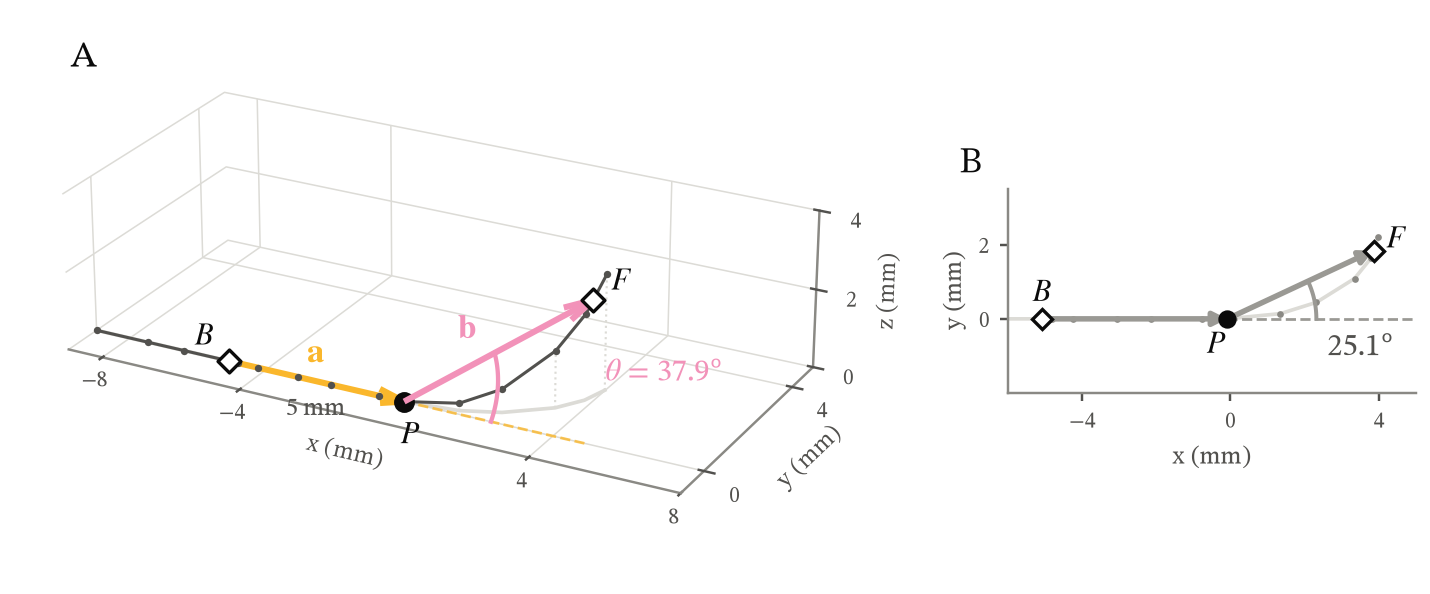

The Python source for this figure:
"""Figure for Section sec:method-curvature (fig:method-turning-3d): one turning angle in 3D and its shadow.

    python Thesis_coronary/content/methodology/figures/turning_angle_3d.py

A made-up artery (no patient data) that runs in the floor plane and then rises out of it. At one point
P the chord ends B and F, 5 mm away in a straight line, come from chord_point of
CGPS_data/thesis_final/curvature_feature.py (until 2026-11-10 _at_chord of tortuosity/curvature.py, the
same solver), and the angle is computed as in curvature_profile (atan2 of |a x b| and a . b) (A). The same three points
seen from above, as on a 2D image, turn by less (B): a projection hides part of the turn. Remade 2026-11-09 from
useful_from_week/turning_angle_3d.png (hand-set vectors) with the real chord code. Writes
turning_angle_3d.{pdf,png} next to this file. Thesis style: serif, white, no title.
"""
import sys
from pathlib import Path

import matplotlib

matplotlib.use("Agg")
import matplotlib.pyplot as plt
import numpy as np
from mpl_toolkits.mplot3d import proj3d

ROOT = Path(__file__).resolve().parents[4]
sys.path.insert(0, str(ROOT))
sys.path.insert(0, str(ROOT / "CGPS_data" / "thesis_final"))
from curvature_feature import CHORD, chord_point as _at_chord  # noqa: E402
sys.path.insert(0, str(ROOT / "Thesis_coronary" / "setup"))
from figure_colours import GRID, INK, INK2, MUTED, SERIES, SHADOW as SH, SURF  # noqa: E402

CA, CB = SERIES[:2]  # arriving chord, leaving chord

plt.rcParams.update({"font.family": "serif", "font.serif": ["STIX Two Text", "STIXGeneral", "DejaVu Serif"],
                     "mathtext.fontset": "stix", "font.size": 9, "figure.facecolor": SURF,
                     "axes.facecolor": SURF, "savefig.facecolor": SURF})

# ---------------------------------------------------------------- made-up artery
# Straight along x in the floor plane (z = 0) up to u = 0, then a circular bend of radius R in a plane
# tilted out of the floor, so the turn goes partly sideways (y) and partly upwards (z).
R, N = 4.0, np.array([0.0, 0.6, 0.8])  # bend radius (mm) and the direction the bend turns towards
u = np.linspace(-9, 7, 4000)
up = np.clip(u, 0, None)
dense = np.where(u[:, None] < 0, np.c_[u, 0 * u, 0 * u],
                 np.c_[R * np.sin(up / R), 0 * u, 0 * u] + (R * (1 - np.cos(up / R)))[:, None] * N)
ds = np.r_[0, np.cumsum(np.linalg.norm(np.diff(dense, axis=0), axis=1))]
rng = np.random.default_rng(4)
s = np.r_[0, np.cumsum(rng.uniform(0.5, 1.6, 40))]
s = s[s <= ds[-1]]
P = np.c_[[np.interp(s, ds, dense[:, k]) for k in range(3)]].T
i = int(np.argmin(np.abs(P[:, 0])))  # the point where the artery starts to rise
Bp, Fp = _at_chord(P, i, CHORD, -1), _at_chord(P, i, CHORD, 1)
a, b = P[i] - Bp, Fp - P[i]
theta = np.arctan2(np.linalg.norm(np.cross(a, b)), a @ b)
a2, b2 = a * [1, 1, 0], b * [1, 1, 0]  # the chords dropped onto the floor
theta2 = np.arctan2(np.linalg.norm(np.cross(a2, b2)), a2 @ b2)
Z0 = 0.0  # floor


def arc(centre, u1, u2, r, n=40):
    """Points of the circular arc of radius r from direction u1 to u2 around centre (in their plane)."""
    u1, u2 = u1 / np.linalg.norm(u1), u2 / np.linalg.norm(u2)
    w = np.arccos(np.clip(u1 @ u2, -1, 1))
    t = np.linspace(0, 1, n)[:, None]
    return centre + r * (np.sin((1 - t) * w) * u1 + np.sin(t * w) * u2) / np.sin(w)


fig = plt.figure(figsize=(6.5, 2.7))
ax = fig.add_axes([0.0, -0.12, 0.60, 1.26], projection="3d")
ax.view_init(elev=24, azim=-62)

# ---------------------------------------------------------------- A: the angle in 3D
# axes first (equal scale, panes off, light grid), so that the label positions below project correctly
lo, hi = P.min(axis=0), P.max(axis=0)
LIM = ((lo[0], hi[0]), (-1.0, 5.0), (Z0, hi[2] + 0.3))
ax.set(xlim=LIM[0], ylim=LIM[1], zlim=LIM[2])
ax.set_box_aspect([l1 - l0 for l0, l1 in LIM])
for axis in (ax.xaxis, ax.yaxis, ax.zaxis):
    axis.set_pane_color((1, 1, 1, 0))
    axis._axinfo["grid"].update(color=GRID, linewidth=0.5)
    axis.set_tick_params(colors=INK2, labelsize=7, pad=-2)
    axis.line.set_color(MUTED)
ax.set_xticks([-8, -4, 4, 8])
ax.set_yticks([0, 4])
ax.set_zticks([0, 2, 4])
ax.set_xlabel("x (mm)", color=INK2, fontsize=8, labelpad=-6)
ax.set_ylabel("y (mm)", color=INK2, fontsize=8, labelpad=-9)
ax.set_zlabel("z (mm)", color=INK2, fontsize=8, labelpad=-9)
ax.text2D(0.02, 0.80, "A", transform=ax.transAxes, fontsize=12, color=INK)


def label(xyz, text, dx, dy, color=INK, size=10, ha="center", va="center"):
    """Text at the projected position of the 3D point xyz, shifted by (dx, dy) points on the page."""
    x2, y2, _ = proj3d.proj_transform(*xyz, ax.get_proj())
    ax.annotate(text, (x2, y2), xytext=(dx, dy), textcoords="offset points", color=color, fontsize=size,
                ha=ha, va=va, zorder=10)


ax.plot(P[:, 0], P[:, 1], np.full(len(P), Z0), color=GRID, lw=1.2, zorder=1)  # shadow of the artery
for q in P[P[:, 2] > 0.05][::2]:
    ax.plot([q[0]] * 2, [q[1]] * 2, [Z0, q[2]], ls=":", color=GRID, lw=0.7)
ax.plot(*P.T, color=INK2, lw=1.0, zorder=2)
ax.plot(*P.T, "o", color=INK2, ms=2.4, mew=0, zorder=3)
for start, vec, c in ((Bp, a, CA), (P[i], b, CB)):
    ax.quiver(*start, *vec, color=c, lw=2.0, arrow_length_ratio=0.14, zorder=5)
ext = P[i] + a / np.linalg.norm(a) * CHORD
ax.plot(*np.c_[P[i], ext], ls="--", color=CA, lw=0.9, alpha=0.8)
A3 = arc(P[i], a, b, 2.4)
ax.plot(*A3.T, color=CB, lw=1.4, zorder=6)
ax.scatter(*P[i], s=34, color=INK, zorder=7, depthshade=False)
ax.scatter(*np.c_[Bp, Fp], s=28, facecolor=SURF, edgecolor=INK, marker="D", lw=1.1, zorder=7, depthshade=False)
label(Bp + a / 2, r"$\mathbf{a}$", 0, 9, CA, 11)
label(Bp + a / 2, f"{CHORD:.0f} mm", 0, -9, INK2, 8)
label(P[i] + b / 2, r"$\mathbf{b}$", -10, 7, CB, 11)
label(Fp, rf"$\theta$ = {np.degrees(theta):.1f}°", 4, -24, CB, 10, "left")
label(P[i], "$P$", 2, -11)
label(Bp, "$B$", -8, 8)
label(Fp, "$F$", 9, 6)

# ---------------------------------------------------------------- B: seen from above
ax2 = fig.add_axes([0.705, 0.2, 0.285, 0.62])
ax2.text(-0.12, 1.04, "B", transform=ax2.transAxes, fontsize=12, color=INK, va="bottom")
ax2.plot(P[:, 0], P[:, 1], color=GRID, lw=1.2, zorder=1)
ax2.plot(P[:, 0], P[:, 1], "o", color=MUTED, ms=2.2, mew=0, zorder=2)
for q0, vec in ((Bp, a2), (P[i], b2)):
    ax2.annotate("", (q0 + vec)[:2], q0[:2], arrowprops=dict(arrowstyle="-|>", color=SH, lw=1.8,
                 mutation_scale=9, shrinkA=0, shrinkB=0), zorder=4)
ext2 = P[i] + a2 / np.linalg.norm(a2) * CHORD
ax2.plot(*np.c_[P[i, :2], ext2[:2]], ls="--", color=SH, lw=0.9)
A2 = arc(P[i] * [1, 1, 0], a2, b2, 2.4)
ax2.plot(A2[:, 0], A2[:, 1], color=SH, lw=1.3)
ax2.text(A2[0, 0] + 0.3, A2[0, 1] - 0.35, f"{np.degrees(theta2):.1f}°", color=INK2, fontsize=10,
         ha="left", va="top")
ax2.plot(*P[i, :2], "o", color=INK, ms=5, zorder=5)
ax2.plot(*np.c_[Bp[:2], Fp[:2]], "D", mfc=SURF, mec=INK, ms=4.5, mew=1.1, zorder=5)
for q, t_, dx, dy in ((P[i], "$P$", -0.3, -0.7), (Bp, "$B$", 0, 0.7), (Fp, "$F$", 0.6, 0.3)):
    ax2.text(q[0] + dx, q[1] + dy, t_, color=INK, fontsize=10, ha="center", va="center")
ax2.set(xlim=(-6, 5), ylim=(-2.0, 3.5), aspect="equal")
ax2.set_xticks([-4, 0, 4])
ax2.set_yticks([0, 2])
ax2.tick_params(colors=INK2, labelsize=7, length=2.5)
for k, sp in ax2.spines.items():
    sp.set_visible(k in ("left", "bottom"))
    sp.set_color(MUTED)
ax2.set_xlabel("x (mm)", color=INK2, fontsize=8)
ax2.set_ylabel("y (mm)", color=INK2, fontsize=8)

out = Path(__file__).with_suffix("")
for ext_ in ("pdf", "png"):
    fig.savefig(f"{out}.{ext_}", dpi=220)
print(f"wrote {out}.pdf/.png; theta 3D = {np.degrees(theta):.1f} deg, in the shadow = {np.degrees(theta2):.1f} deg")
